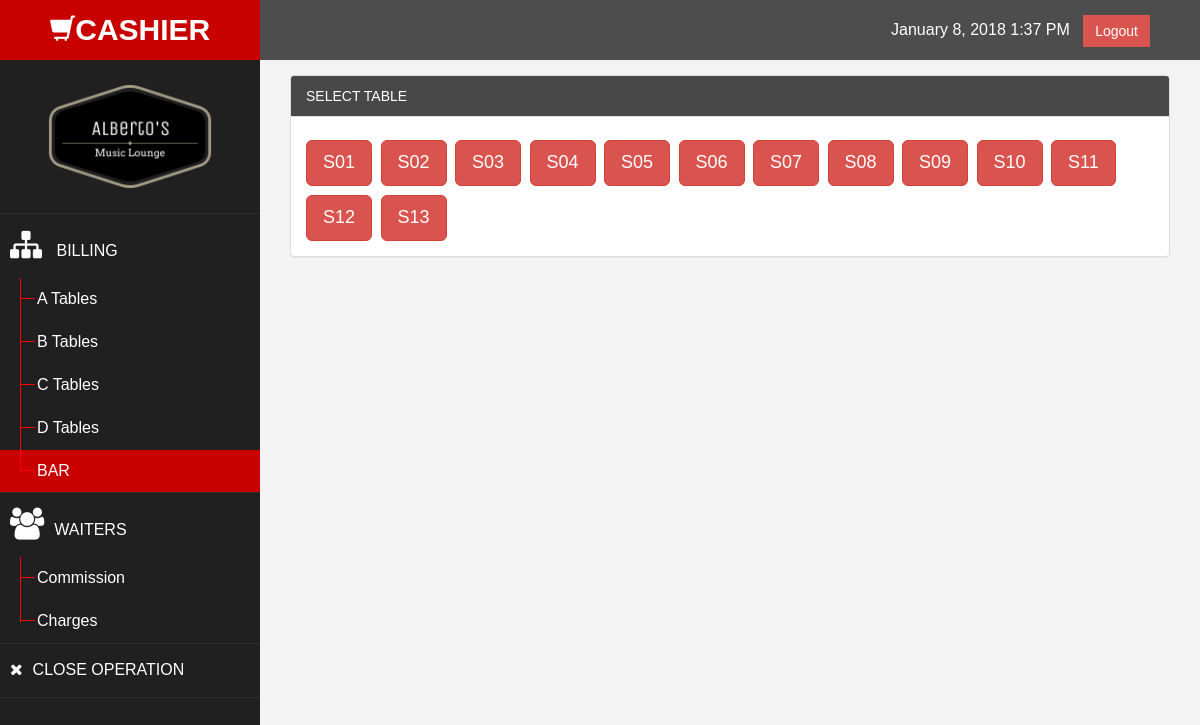
The page /cashier/s.php (signed in) on the database its author committed.
### tables this page shows
CREATE TABLE IF NOT EXISTS `table_db` (
  `table_id` int(25) NOT NULL AUTO_INCREMENT,
  `table_name` varchar(20) DEFAULT NULL,
  `table_column` varchar(45) DEFAULT NULL,
  `table_number` int(65) NOT NULL,
  PRIMARY KEY (`table_id`)
);

### cashier/tableS.php (the view, shortened to what this page needs)
<?php
	$dbhost = 'localhost';
	$dbuser = 'root';
	$dbpass = '';
	$connection = mysqli_connect($dbhost,$dbuser,$dbpass,'aml_db');
	$query = "SELECT table_name,table_column FROM table_db where table_column ='S' order BY table_name";
	$result = mysqli_query( $connection , $query );
	while($row = mysqli_fetch_array($result)){
		 $varhash = '#';
		 $varmodal = 'myModal';
		 $varcolumn = $row[0];
		echo'<td><input id="'. $varcolumn .' " type="button" class="btn btn-danger btn-lg" data-toggle="modal" data-target=" '. $varhash.$varmodal.$varcolumn .' "  style="margin-right:1%;margin-top:1%;"  onclick="showDiv()" value="'. $varcolumn .'"></td>';
	}
?>

### cashier/assets/css/custom.css (style rules this page uses)
body { font-family: 'Open Sans', sans-serif; }

### rows shown on the page
table_db: table_name "S01"
table_db: table_name "S02"
table_db: table_name "S03"
table_db: table_name "S04"
table_db: table_name "S05"
table_db: table_name "S06"
table_db: table_name "S07"
table_db: table_name "S08"
table_db: table_name "S09"
table_db: table_name "S10"
table_db: table_name "S11"
table_db: table_name "S12"
table_db: table_name "S13"
